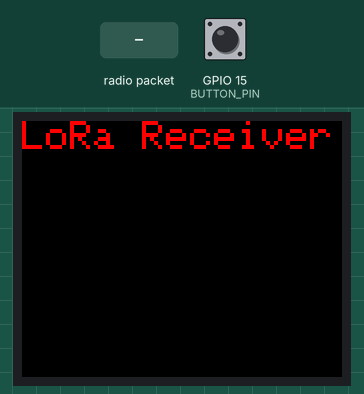
Simulated run of this sketch. Board: ESP32. On the bench: 160×128 colour display. The test bench sets the inputs (shaded band); at power-on: GPIO 15 (BUTTON_PIN) HIGH. No radio packets arrive unless stated; the audio player accepts every command and is not drawn; what the sketch prints to the serial monitor is not drawn.

Above: at 1.9 s.
2.0 s: radio packet "5" arrives
At 2.5 s:
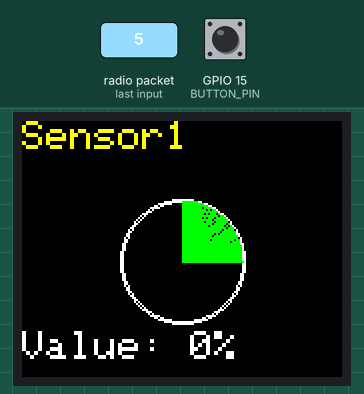
3.5 s: GPIO 15 (BUTTON_PIN) pulled LOW for 0.15 s
At 4.7 s:
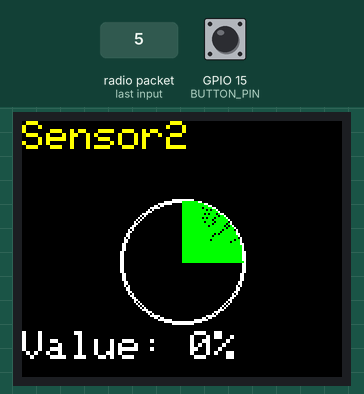
5.1 s: GPIO 15 (BUTTON_PIN) pulled LOW for 1 s
At 6.1 s:
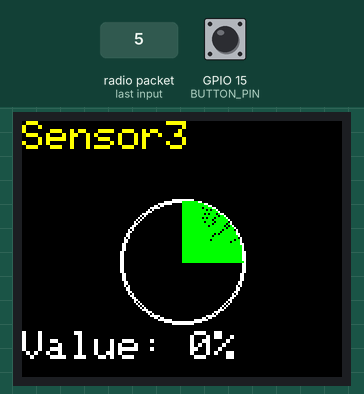
Timing chart, 0 to 8.1 s (numbered marks = the images above; inputs shaded):
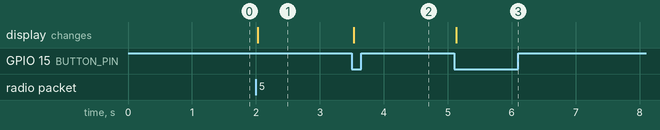

Measured:
- after the input at 2.0 s, the display: changes at once (image 1)
- after the input at 3.5 s, the display: changes at once (image 2)
- after the input at 5.1 s, the display: changes at once (image 3)

The sketch:

final_12_sensor_esp32_tft_mp3_lora.ino
```cpp
#include <LoRa.h>
#include <Adafruit_GFX.h>  // Core graphics library
#include <Adafruit_ST7735.h>  // Hardware-specific library for ST7735
#include <SPI.h>
#include <math.h>  // For trigonometric functions
#include "HardwareSerial.h"
#include "DFRobotDFPlayerMini.h"

// Pin definitions for Arduino Mega (LoRa)
#define LORA_NSS 5   // NSS pin
#define LORA_RST 2   // Reset pin
#define LORA_DIO0 -1 // DIO0 pin (not used)

// Pin definitions for ESP32-WROOM (TFT Display)
#define TFT_DC 12     // Data/Command pin
#define TFT_CS 13     // Chip Select pin
#define TFT_MOSI 14   // MOSI pin
#define TFT_CLK 27    // Clock pin
#define TFT_RST 0     // Reset pin
#define TFT_MISO 0    // MISO pin (not used)

// Push button pin definition
#define BUTTON_PIN 15  // Change to the actual pin connected to your button

// Create TFT display object
Adafruit_ST7735 tft = Adafruit_ST7735(TFT_CS, TFT_DC, TFT_MOSI, TFT_CLK, TFT_RST);

// Meter dimensions
#define METER_RADIUS  30    // Adjusted radius for a 1.8-inch display
#define METER_CENTER_X 80   // Center x-coordinate for the meter
#define METER_CENTER_Y 70   // Center y-coordinate for the meter
#define VALUE_Y_OFFSET 105  // Vertical offset for the value text

// Sensor data storage for 12 sensors
int sensorValues[12] = {0};  // Array to store sensor values
int currentSensor = 1;       // Start with sensor 1
bool buttonPressed = false;

// Initialize hardware serial on pins 16 (RX2) and 17 (TX2)
HardwareSerial myHardwareSerial(2);
DFRobotDFPlayerMini myDFPlayer;

void setup() {
  // Initialize serial communication for debugging purposes
  Serial.begin(115200);
  //while (!Serial);

  // Initialize button input
  pinMode(BUTTON_PIN, INPUT_PULLUP);

  // Initialize LoRa
  LoRa.setPins(LORA_NSS, LORA_RST, LORA_DIO0);  // Set the pins for LoRa
  if (!LoRa.begin(433E6)) {  // Initialize LoRa with the frequency for India
    Serial.println("Starting LoRa failed!");
    while (1);
  }
  Serial.println("LoRa Receiver Initialized");

  // Initialize the display
  tft.initR(INITR_BLACKTAB);  // Initialize with ST7735 display type
  tft.setRotation(3);  // Set to upside-down orientation
  tft.fillScreen(ST7735_BLACK);  // Fill screen with black color
  tft.setTextColor(ST7735_RED);  // Set text color to red
  tft.setTextSize(2);            // Set text size for the header
  tft.setCursor(0, 0);           // Set cursor position
  tft.println("LoRa Receiver");  // Initial message on the TFT display

  // Initialize DFPlayer Mini module
  myHardwareSerial.begin(9600, SERIAL_8N1, 16, 17);
  Serial.println();
  Serial.println(F("DFRobot DFPlayer Mini"));
  Serial.println(F("Initializing DFPlayer module ... Wait!"));

  if (!myDFPlayer.begin(myHardwareSerial)) {
    Serial.println(F("Not initialized:"));
    Serial.println(F("1. Check the DFPlayer Mini connections"));
    Serial.println(F("2. Insert an SD card"));
    while (true);
  }

  Serial.println(F("DFPlayer Mini module initialized!"));
  myDFPlayer.volume(30);  // Set volume level (0-30)
}

void loop() {
  // Check for received LoRa packets
  int packetSize = LoRa.parsePacket();
  if (packetSize) {
    String packet = "";
    while (LoRa.available()) {
      packet += (char)LoRa.read();  // Read packet data
    }

    // Output received packet to Serial Monitor
    Serial.print("Received packet: ");
    Serial.println(packet);

    // Parse packet data for all 12 sensors
    for (int i = 0; i < 12; i++) {
      String sensorLabel = "Sensor" + String(i + 1) + ":";
      int sensorStartIndex = packet.indexOf(sensorLabel);
      if (sensorStartIndex != -1) {
        sensorValues[i] = packet.substring(sensorStartIndex + sensorLabel.length(), packet.indexOf(';', sensorStartIndex)).toInt();
      }
    }

    // Display the sensor value on the TFT display
    displaySensorValue();
  }

  // Check for button press to switch sensors
  if (digitalRead(BUTTON_PIN) == LOW) {
    if (!buttonPressed) {
      currentSensor = (currentSensor % 12) + 1;  // Cycle through sensors 1 to 12
      buttonPressed = true;
      displaySensorValue();  // Update the display to show the new sensor value
    }
  } else {
    buttonPressed = false;  // Reset button press state
  }
}

void displaySensorValue() {
  // Clear the screen and display the meter for the current sensor
  tft.fillScreen(ST7735_BLACK);

  String sensorName = "Sensor" + String(currentSensor);
  drawRoundMeter(sensorValues[currentSensor - 1], sensorName);

  // Play the corresponding audio track if the sensor value is less than 50
  if (sensorValues[currentSensor - 1] < 50) {
    myDFPlayer.play(currentSensor);  // Play track corresponding to the current sensor
  }
}

void drawRoundMeter(int value, String sensorName) {
  // Draw meter background
  tft.drawCircle(METER_CENTER_X, METER_CENTER_Y, METER_RADIUS, ST7735_WHITE);

  // Draw meter border
  tft.drawCircle(METER_CENTER_X, METER_CENTER_Y, METER_RADIUS + 1, ST7735_WHITE);

  // Draw filled arc (meter) based on sensor value
  int startAngle = -90; // Start angle (top of the meter)
  int endAngle = map(value, 0, 100, 0, 180); // End angle based on sensor value

  for (int angle = startAngle; angle <= endAngle; angle++) {
    float angleRad = radians(angle); // Convert angle to radians
    int x = METER_CENTER_X + METER_RADIUS * cos(angleRad);
    int y = METER_CENTER_Y + METER_RADIUS * sin(angleRad);
    tft.drawLine(METER_CENTER_X, METER_CENTER_Y, x, y, ST7735_GREEN);
  }

  // Draw sensor name at the top
  tft.setCursor(0, 0);
  tft.setTextColor(ST7735_YELLOW);
  tft.setTextSize(2);  // Adjusted text size
  tft.print(sensorName);

  // Draw value text below the meter
  tft.setCursor(0, VALUE_Y_OFFSET);
  tft.setTextColor(ST7735_WHITE);
  tft.setTextSize(2);  // Adjusted text size
  tft.print("Value: ");
  tft.print(value);
  tft.print("%");
}
```
